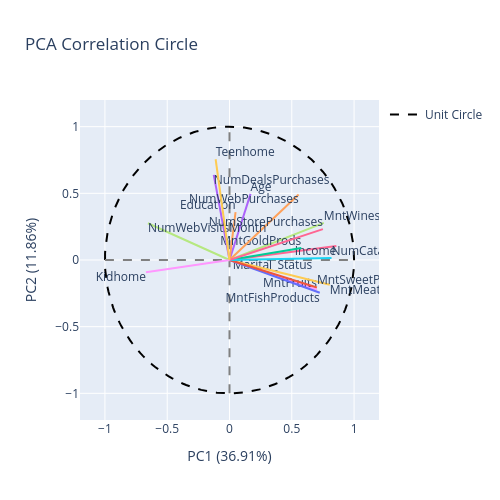

This figure's notebook cell:
### Code cell
import plotly.graph_objects as go

fig_cir = go.Figure()

# Unit circle
theta = np.linspace(0, 2*np.pi, 200)
fig_cir.add_trace(go.Scatter(
    x=np.cos(theta),
    y=np.sin(theta),
    mode='lines',
    name='Unit Circle',
    line=dict(color='black', dash='dash')
))

# Axes
fig_cir.add_trace(go.Scatter(
    x=[-1, 1], y=[0, 0],
    mode='lines',
    line=dict(color='gray', dash='dash'),
    showlegend=False
))
fig_cir.add_trace(go.Scatter(
    x=[0, 0], y=[-1, 1],
    mode='lines',
    line=dict(color='gray', dash='dash'),
    showlegend=False
))

# Text positions
loc = ['top right','top left','bottom right','bottom left'] * 10

# Variable vectors
for i, feature in enumerate(Corr_matrix.index):
    fig_cir.add_trace(go.Scatter(
        x=[0, Corr_matrix.iloc[i, 0]],
        y=[0, Corr_matrix.iloc[i, 1]],
        mode='lines+text',
        text=[None, feature],
        textposition=loc[i],
        line=dict(width=2),
        showlegend=False
    ))

# Layout
fig_cir.update_layout(
    title='PCA Correlation Circle',
    xaxis=dict(
        title=f'PC1 ({pca.explained_variance_ratio_[0]*100:.2f}%)',
        range=[-1.2, 1.2],
        zeroline=False
    ),
    yaxis=dict(
        title=f'PC2 ({pca.explained_variance_ratio_[1]*100:.2f}%)',
        range=[-1.2, 1.2],
        zeroline=False
    ),
    width=500,
    height=500
)

fig_cir.show()

### Figure 1 — Plotly figure (JSON) as saved in the notebook; plotly's stock layout.template omitted (floating-point values rounded to 4 significant figures; data arrays with more than 128 entries replaced by an {"elided": "..."} marker saying what was removed)
{"data": [{"line": {"color": "black", "dash": "dash"}, "mode": "lines", "name": "Unit Circle", "type": "scatter", "x": {"elided": "200 float values"}, "y": {"elided": "200 float values"}}, {"line": {"color": "gray", "dash": "dash"}, "mode": "lines", "showlegend": false, "type": "scatter", "x": [-1, 1], "y": [0, 0]}, {"line": {"color": "gray", "dash": "dash"}, "mode": "lines", "showlegend": false, "type": "scatter", "x": [0, 0], "y": [-1, 1]}, {"line": {"width": 2}, "mode": "lines+text", "showlegend": false, "text": [null, "Age"], "textposition": "top right", "type": "scatter", "x": [0, 0.169], "y": [0, 0.4961]}, {"line": {"width": 2}, "mode": "lines+text", "showlegend": false, "text": [null, "Education"], "textposition": "top left", "type": "scatter", "x": [0, 0.04867], "y": [0, 0.3593]}, {"line": {"width": 2}, "mode": "lines+text", "showlegend": false, "text": [null, "Marital_Status"], "textposition": "bottom right", "type": "scatter", "x": [0, 0.02584], "y": [0, -0.00096]}, {"line": {"width": 2}, "mode": "lines+text", "showlegend": false, "text": [null, "Income"], "textposition": "bottom left", "type": "scatter", "x": [0, 0.8576], "y": [0, 0.1045]}, {"line": {"width": 2}, "mode": "lines+text", "showlegend": false, "text": [null, "MntWines"], "textposition": "top right", "type": "scatter", "x": [0, 0.7572], "y": [0, 0.2781]}, {"line": {"width": 2}, "mode": "lines+text", "showlegend": false, "text": [null, "MntFruits"], "textposition": "top left", "type": "scatter", "x": [0, 0.7013], "y": [0, -0.2241]}, {"line": {"width": 2}, "mode": "lines+text", "showlegend": false, "text": [null, "MntMeatProducts"], "textposition": "bottom right", "type": "scatter", "x": [0, 0.8045], "y": [0, -0.1854]}, {"line": {"width": 2}, "mode": "lines+text", "showlegend": false, "text": [null, "MntFishProducts"], "textposition": "bottom left", "type": "scatter", "x": [0, 0.7247], "y": [0, -0.2457]}, {"line": {"width": 2}, "mode": "lines+text", "showlegend": false, "text": [null, "MntSweetProducts"], "textposition": "top right", "type": "scatter", "x": [0, 0.7014], "y": [0, -0.2059]}, {"line": {"width": 2}, "mode": "lines+text", "showlegend": false, "text": [null, "MntGoldProds"], "textposition": "top left", "type": "scatter", "x": [0, 0.5764], "y": [0, 0.09053]}, {"line": {"width": 2}, "mode": "lines+text", "showlegend": false, "text": [null, "NumDealsPurchases"], "textposition": "bottom right", "type": "scatter", "x": [0, -0.1264], "y": [0, 0.6386]}, {"line": {"width": 2}, "mode": "lines+text", "showlegend": false, "text": [null, "NumWebPurchases"], "textposition": "bottom left", "type": "scatter", "x": [0, 0.5547], "y": [0, 0.4914]}, {"line": {"width": 2}, "mode": "lines+text", "showlegend": false, "text": [null, "NumCatalogPurchases"], "textposition": "top right", "type": "scatter", "x": [0, 0.819], "y": [0, 0.0156]}, {"line": {"width": 2}, "mode": "lines+text", "showlegend": false, "text": [null, "NumStorePurchases"], "textposition": "top left", "type": "scatter", "x": [0, 0.7496], "y": [0, 0.2319]}, {"line": {"width": 2}, "mode": "lines+text", "showlegend": false, "text": [null, "NumWebVisitsMonth"], "textposition": "bottom right", "type": "scatter", "x": [0, -0.6549], "y": [0, 0.2758]}, {"line": {"width": 2}, "mode": "lines+text", "showlegend": false, "text": [null, "Kidhome"], "textposition": "bottom left", "type": "scatter", "x": [0, -0.6708], "y": [0, -0.09124]}, {"line": {"width": 2}, "mode": "lines+text", "showlegend": false, "text": [null, "Teenhome"], "textposition": "top right", "type": "scatter", "x": [0, -0.1112], "y": [0, 0.7555]}], "layout": {"height": 500, "title": {"text": "PCA Correlation Circle"}, "width": 500, "xaxis": {"range": [-1.2, 1.2], "title": {"text": "PC1 (36.91%)"}, "zeroline": false}, "yaxis": {"range": [-1.2, 1.2], "title": {"text": "PC2 (11.86%)"}, "zeroline": false}}}
